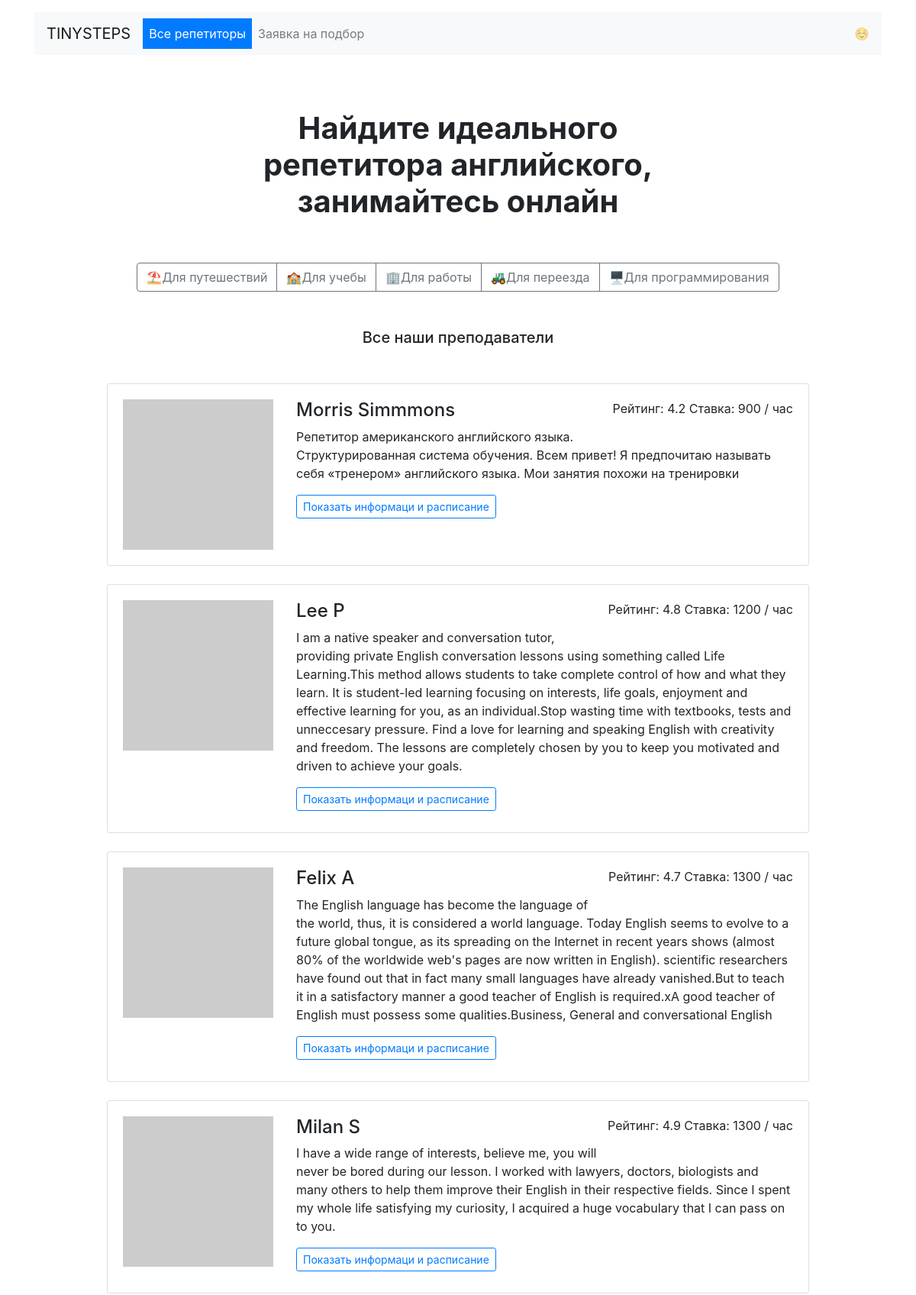
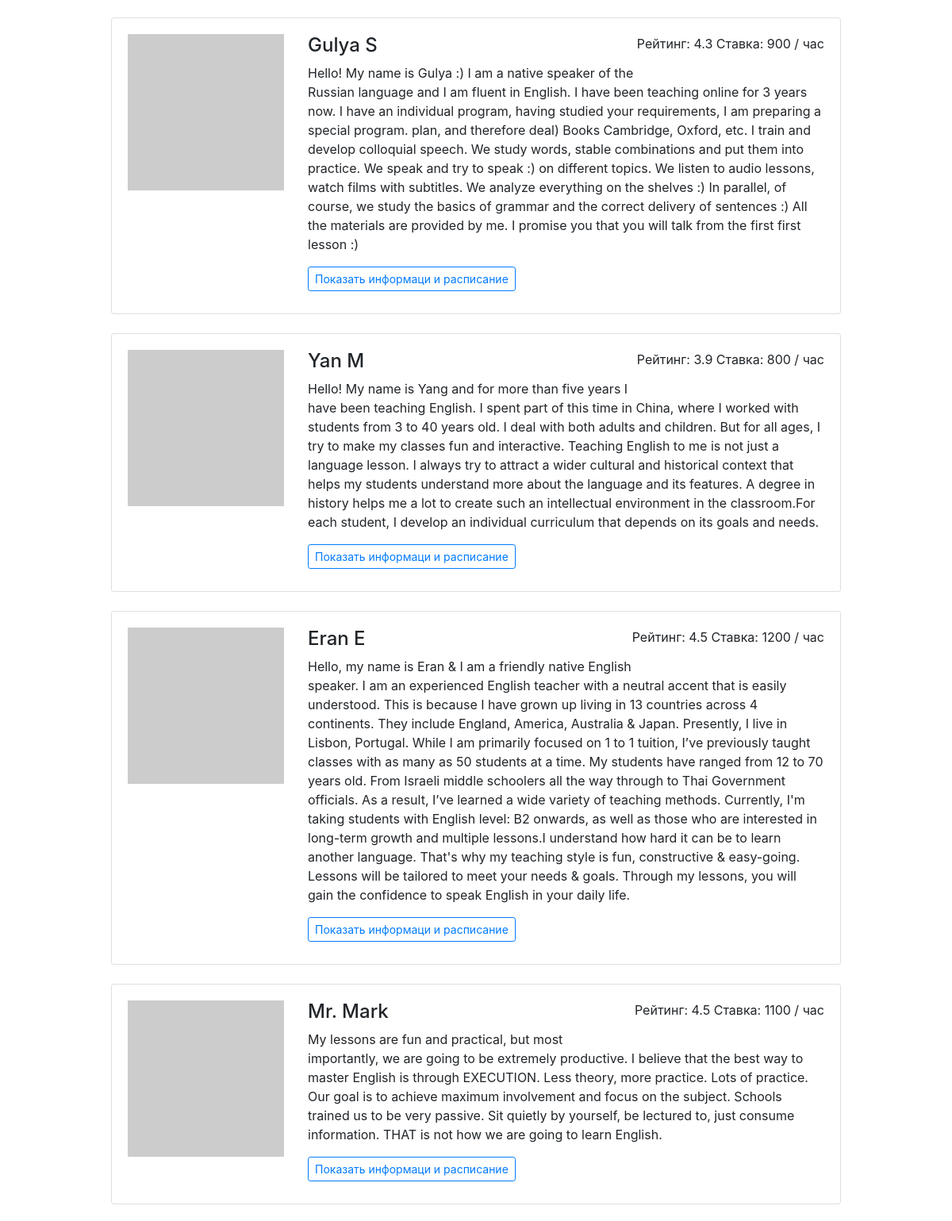
Screenshot of /all_tutors (upper part) with the database file from the repository (2 pictures, top to bottom).
### app.py (models this page shows, shortened)
class Goal(db.Model):
    __tablename__ = 'goals'
    id = db.Column(db.Integer, primary_key=True)
    name = db.Column(db.String(30), nullable=False)
    display_name = db.Column(db.String(30), nullable=False)
    tutors = db.relationship('Tutor', secondary=tutors_goals_association, back_populates='goals')

class Tutor(db.Model):
    __tablename__ = 'tutors'
    id = db.Column(db.Integer, primary_key=True)
    name = db.Column(db.String(30), nullable=False)
    about = db.Column(db.String(200), nullable=False)
    rating = db.Column(db.Float, nullable=False)
    picture = db.Column(db.String(256))
    price = db.Column(db.Integer, nullable=False)
    free = db.Column(db.String(), nullable=False)  # в виде строки будет json, который преобразуется в словарь
    bookings = db.relationship("Booking")  # у репетитора может быть несколько бронирований
    goals = db.relationship('Goal', secondary=tutors_goals_association, back_populates='tutors')

### app.py (the view)
@app.route('/all_tutors')
def render_all_tutors():
    tutors = db.session.query(Tutor).all()
    goals = db.session.query(Goal).all()
    return render_template('all_tutors.html', profiles=tutors, goals=goals)

### templates/all_tutors.html (shortened to what this page needs)
{% extends 'base.html' %}
{% block main %}
<main class="container mt-3 mb-5">
    <section>
        <h1 class="h1 text-center mx-auto mt-4 py-5"><strong>Найдите идеального <br>репетитора английского, <br>занимайтесь
            онлайн</strong></h1>
        <div class="text-center mb-5">
            <div class="btn-group mx-auto mb-0" role="group" aria-label="Basic example">
                {% for goal in goals %}
                    <a href="{{ url_for('render_goal', goal=goal.name) }}" class="btn btn-outline-secondary">
                        {{ goal.display_name }}
                    </a>
                {% endfor %}
            </div>
        </div>
        <h2 class="h5 text-center mb-5">Все наши преподаватели</h2>
        <div class="row">
            <div class="col-12 col-lg-10 offset-lg-1 m-auto">
                {% for profile in profiles %}
                <div class="card mb-4">
                    <div class="card-body">
                        <div class="row">
                            <div class="col-3"><img src="{{ profile.picture }}" class="img-fluid" alt=""></div>
                            <div class="col-9">
                                <p class="float-right">Рейтинг: {{ profile.rating }} Ставка: {{ profile.price }} /
                                    час</p>
                                <h2 class="h4">{{ profile.name }}</h2>
                                <p>{{ profile.about }}</p>
                                <a href="{{ url_for('render_profile', teacher_id=profile.id) }}"
                                   class="btn btn-outline-primary btn-sm mr-3 mb-2">Показать информаци и расписание</a>
                            </div>
                        </div>
                    </div>
                </div>
                {% endfor %}
            </div>
        </div>
    </section>
</main>
{% endblock %}

### rows the page displays
Goal: display_name "⛱Для путешествий"
Goal: display_name "🏫Для учебы"
Goal: display_name "🏢Для работы"
Goal: display_name "🚜Для переезда"
Goal: display_name "🖥Для программирования"
Tutor: rating "4.2", price "900", name "Morris Simmmons", about "Репетитор американского английского языка. Структурированная система обучения. Всем привет! Я предпочитаю называть себя «тренером» английского языка. Мои занятия похожи на тренировки"
Tutor: rating "4.8", price "1200", name "Lee P", about "I am a native speaker and conversation tutor, providing private English conversation lessons using something called Life Learning.This method allows students to take complete control of how and what they learn. It is student-led learning focusing on interests, life goals, enjoyment and effective learning for you, as an individual.Stop wasting time with textbooks, tests and unneccesary pressure. Find a love for learning and speaking English with creativity and freedom. The lessons are completely chosen by you to keep you motivated and driven to achieve your goals."
Tutor: rating "4.7", price "1300", name "Felix A", about "The English language has become the language of the world, thus, it is considered a world language. Today English seems to evolve to a future global tongue, as its spreading on the Internet in recent years shows (almost 80% of the worldwide web's pages are now written in English). scientific researchers have found out that in fact many small languages have already vanished.But to teach it in a satisfactory manner a good teacher of English is required.xA good teacher of English must possess some qualities.Business, General and conversational English"
Tutor: rating "4.9", price "1300", name "Milan S", about "I have a wide range of interests, believe me, you will never be bored during our lesson. I worked with lawyers, doctors, biologists and many others to help them improve their English in their respective fields. Since I spent my whole life satisfying my curiosity, I acquired a huge vocabulary that I can pass on to you."
Tutor: rating "4.3", price "900", name "Gulya S", about "Hello! My name is Gulya :) I am a native speaker of the Russian language and I am fluent in English. I have been teaching online for 3 years now. I have an individual program, having studied your requirements, I am preparing a special program. plan, and therefore deal) Books Cambridge, Oxford, etc. I train and develop colloquial speech. We study words, stable combinations and put them into practice. We speak and try to speak :) on different topics. We listen to audio lessons, watch films with subtitles. We analyze everything on the shelves :) In parallel, of course, we study the basics of grammar and the correct delivery of sentences :) All the materials are provided by me. I promise you…"
Tutor: rating "3.9", price "800", name "Yan M", about "Hello! My name is Yang and for more than five years I have been teaching English. I spent part of this time in China, where I worked with students from 3 to 40 years old. I deal with both adults and children. But for all ages, I try to make my classes fun and interactive. Teaching English to me is not just a language lesson. I always try to attract a wider cultural and historical context that helps my students understand more about the language and its features. A degree in history helps me a lot to create such an intellectual environment in the classroom.For each student, I develop an individual curriculum that depends on its goals and needs."
Tutor: rating "4.5", price "1200", name "Eran E", about "Hello, my name is Eran & I am a friendly native English speaker. I am an experienced English teacher with a neutral accent that is easily understood. This is because I have grown up living in 13 countries across 4 continents. They include England, America, Australia & Japan. Presently, I live in Lisbon, Portugal. While I am primarily focused on 1 to 1 tuition, I’ve previously taught classes with as many as 50 students at a time. My students have ranged from 12 to 70 years old. From Israeli middle schoolers all the way through to Thai Government officials. As a result, I’ve learned a wide variety of teaching methods. Currently, I'm taking students with English level: B2 onwards, as well as…"
Tutor: rating "4.5", price "1100", name "Mr. Mark", about "My lessons are fun and practical, but most importantly, we are going to be extremely productive. I believe that the best way to master English is through EXECUTION. Less theory, more practice. Lots of practice. Our goal is to achieve maximum involvement and focus on the subject. Schools trained us to be very passive. Sit quietly by yourself, be lectured to, just consume information. THAT is not how we are going to learn English."
